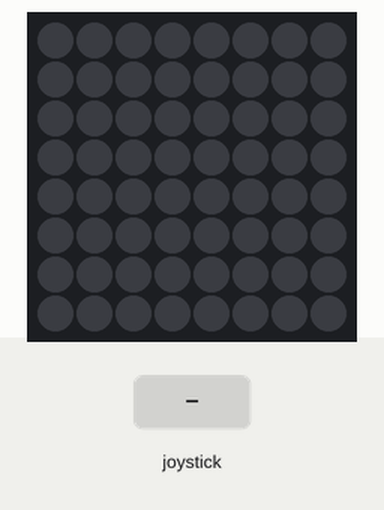
The program below on a simulated Raspberry Pi (BCM pin numbers) with a Sense HAT. Parts: the Sense HAT's 8×8 RGB LED matrix. The test bench sets the inputs (shaded band). The clock reads 2024-03-15 10:24:30 at power-on unless the program sets it; no MQTT or app messages arrive unless stated; the 64×8 strip is a reading aid, not a part: it shows the text the matrix is scrolling, unrolled, one strip-width of it at a time; threads take turns every 2 ms; what the program prints to the terminal is not drawn.

Above: at 1.2 s.
1.3 s: joystick pushed up
At 1.45 s:
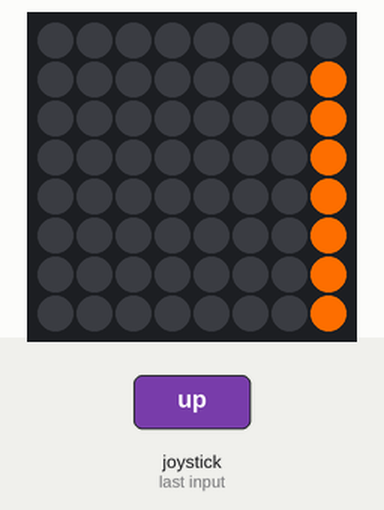
3.2 s: joystick pushed down
At 4.37 s:
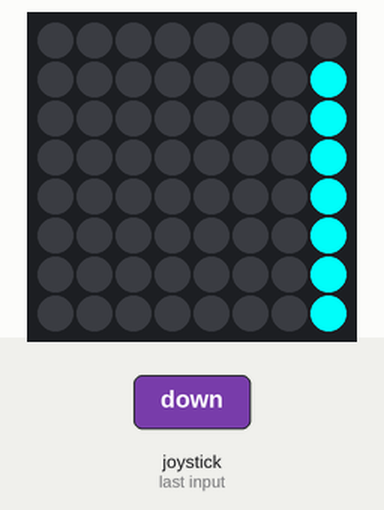
5.9 s: joystick pushed up
At 9.1 s:
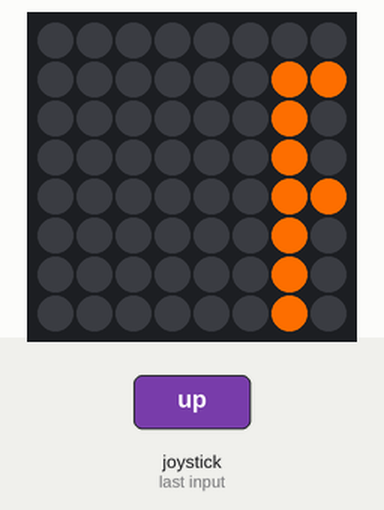

The program:

myqtthubPubAir.py
```python
import paho.mqtt.client as mqtt
import datetime
import time
import ssl
import sensors
import json

host          = "node02.myqtthub.com"
port          = 1883
clean_session = True
client_id     = "co2"
user_name     = "bravogate@yopmail.com"
password      = "8sLBIaF9-m5OvAlEA"
# The sensor module that collects the data
air           = sensors.Sensors()

def on_connect (client, userdata, flags, rc):
    """ Callback called when connection/reconnection is detected """
    print ("Connect %s result is: %s" % (host, rc))

    if rc == 0:
        client.connected_flag = True
        print ("connected OK")
        # Publish and retain a message describing CO2 sensor
        sensor = {"id":1, "name":"air quality sensor", "type":"CO2 Detector", "isHostedBy":{"location":"Aberdeen"}}
        client.publish("aberdeen/animalhouse/chicken/1/carbondioxide", json.dumps(sensor), retain=True, qos=2)
        print(json.dumps(sensor))
        return

    print ("Failed to connect to %s, error was, rc=%s" % rc)
    # Handle error here
    sys.exit (-1)

def on_message(client, userdata, msg):
    """ Callback called for every PUBLISH received """
    jsonStr = str(message.payload.decode("UTF-8"))
    print("Message received " + jsonStr)

def publish_carbondioxide_status():
    # Create and print JSON
    observation = {"featureOfInterest": "chicken house 1", "property": "CO2 presence", "madeBySensor":"air quality sensor", "resultTime":str(datetime.datetime.now()),
                   "hasResult":{"value":air.get_air_reading(), "unit":"CO2 parts per million"}}
    print(json.dumps(observation))
    # Publish JSON, qos 2
    client.publish("aberdeen/animalhouse/chicken/1/carbondioxide", json.dumps(observation), qos=2)

# Define clientId, host, user and password
client = mqtt.Client (client_id = client_id, clean_session = clean_session)
client.username_pw_set (user_name, password)

client.on_connect = on_connect
client.on_message = on_message

# Configure TLS connection
client.tls_set (cert_reqs=ssl.CERT_REQUIRED, tls_version=ssl.PROTOCOL_TLSv1_2)
client.tls_insecure_set (False)
port = 8883

# Connect using secure MQTT with keepalive 60
client.connect (host, port, keepalive = 60)
client.connected_flag = False
while not client.connected_flag:
    client.loop()
    time.sleep (1)

print('\nPublishing data.\n\nPress ctrl+c to stop\n')

# Publish every publish_time seconds
publish_time = 30

try:
    while True:
        publish_carbondioxide_status()
        time.sleep(publish_time)
except KeyboardInterrupt:
    print("\nSTOPPING")
    # Close connection
    client.disconnect()
    client.loop_stop()

# Close connection
client.disconnect()
```

sensors.py
```python
from sense_hat import SenseHat
from time import sleep
from threading import Thread
import smbus
import math


sense = SenseHat()

# CO2 air sensor model.
# start() to simulate CO2 sensor with joystick in a background thread
class CO2(Thread):

        # RGB colours
        orange = [254, 110, 0]
        cyan = [0, 255, 255]
        co2_ppm = 500   # Good CO2 ppm

        # Starts joystick_as_sensor() in a background thread when CO2().start() is ran
        def run(self):
                self.joystick_as_sensor()

        # Gets current CO2 ppm reading
        def get_reading(self):
                return self.co2_ppm

        # Since I do not have CO2 sensor, joystick controlls the ppm measure.
        # If up is pressed, ppm becomes 8000, if down - 500.
        def joystick_as_sensor(self):
                while True:
                        event = sense.stick.wait_for_event()
                        # Check if the joystick was pressed
                        if event.action == "pressed":
                                sense.clear()
                                # Check which direction
                                if event.direction == "up":
                                        self.co2_ppm = 8000                                     # High CO2 ppm - fire present
                                        sense.show_message("Fire", text_colour=self.orange)     # Up arrow
                                elif event.direction == "down":
                                        self.co2_ppm = 500
                                        sense.show_message("No fire", text_colour=self.cyan)    # Down arrow

class Magnetometers():

        bus = smbus.SMBus(1)

        # MPU6050 Registers, Values and Addresses
        Register_A     = 0              # Address of Configuration register A
        Register_B     = 0x01           # Address of configuration register B
        Register_mode  = 0x02           # Address of mode register

        Device_Address = 0x1e           # HMC5883L magnetometer device address
        Value_A = 0x70                  # Register A value to write
        Value_B = 0xa0                  # Register B value to write

        X_axis_H    = 0x03              # Address of X-axis MSB data register
        Z_axis_H    = 0x05              # Address of Z-axis MSB data register
        Y_axis_H    = 0x07              # Address of Y-axis MSB data register


        def __init__(self):
                # Write to Configuration Register A
                self.bus.write_byte_data(self.Device_Address, self.Register_A, self.Value_A)
                # Write to Configuration Register B for gain
                self.bus.write_byte_data(self.Device_Address, self.Register_B, self.Value_B)
                # Write to mode Register for selecting mode
                self.bus.write_byte_data(self.Device_Address, self.Register_mode, 0)

        # Get raw reading from the sensor
        def __read_raw_data(self, addr):
                # Read raw 16-bit value
                high = self.bus.read_byte_data(self.Device_Address, addr)
                low = self.bus.read_byte_data(self.Device_Address, addr+1)
                # Concatenate higher and lower value
                value = ((high << 8) | low)
                # Get signed value from module
                if(value > 32768):
                    value = value - 65536
                return value

        # Returns force field from HMC5883L magnetometer
        def __get_external_magnetometer(self):
                # So all the differently calibrated magnetometers give roughly same values
                conversion_factor = 2/13
                # Read magnetometer raw value
                x = self.__read_raw_data(self.X_axis_H)
                z = self.__read_raw_data(self.Z_axis_H)
                y = self.__read_raw_data(self.Y_axis_H)
                # Calculate force
                force = math.sqrt(x**2 + y**2 + z**2) * conversion_factor
                return force

        # Returns force field from SenseHat magnetometer
        def __get_internal_magnetometer(self):
                conversion_factor = 1
                compass = sense.get_compass_raw()
                force = math.sqrt(compass['x']**2 + compass['y']**2 + compass['z']**2) * conversion_factor
                return force

        # Returns a list of force fields from all magnetometers
        def get_magnetometers(self):
                # Make a list with all (2) magnetometer readings
                data = [self.__get_internal_magnetometer(), self.__get_external_magnetometer()]
                return data

# Sensors class
class Sensors():

        air = CO2()
        magnets = Magnetometers()

        def __init__(self):
                # Start the air sensor emulator controlled by joystick in another thread
                self.air.start()

        # Air sensor readings
        def get_air_reading(self):
                return self.air.get_reading()

        # List with magnetometer readings
        def get_magnetometer_reading(self):
                return self.magnets.get_magnetometers()


# Test
def main():
        test = Sensors()
        print(test.get_air_reading())
        print(test.get_magnetometer_reading())

#main()
```

Measured:
- after the input at 1.3 s, the LEDs: change after 0.10 s (image 1)
- after the input at 3.2 s, the LEDs: first differ from a run without the input after 1.1 s (image 2)
- after the input at 5.9 s, the LEDs: first differ from a run without the input after 3.1 s (image 3 shows a later state)
